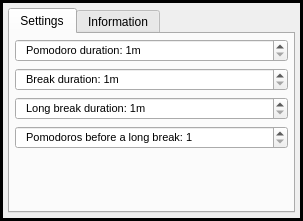
<?xml version="1.0" encoding="UTF-8"?>
<ui version="4.0">
 <class>pomodoro</class>
 <widget class="QDialog" name="pomodoro">
  <property name="geometry">
   <rect>
    <x>0</x>
    <y>0</y>
    <width>303</width>
    <height>221</height>
   </rect>
  </property>
  <property name="windowTitle">
   <string>Dialog</string>
  </property>
  <layout class="QGridLayout" name="gridLayout">
   <property name="leftMargin">
    <number>0</number>
   </property>
   <property name="topMargin">
    <number>0</number>
   </property>
   <property name="rightMargin">
    <number>0</number>
   </property>
   <property name="bottomMargin">
    <number>0</number>
   </property>
   <property name="spacing">
    <number>0</number>
   </property>
   <item row="0" column="0">
    <widget class="QFrame" name="frame">
     <property name="frameShape">
      <enum>QFrame::Box</enum>
     </property>
     <property name="frameShadow">
      <enum>QFrame::Plain</enum>
     </property>
     <property name="lineWidth">
      <number>3</number>
     </property>
     <layout class="QGridLayout" name="gridLayout_2">
      <property name="leftMargin">
       <number>5</number>
      </property>
      <property name="topMargin">
       <number>5</number>
      </property>
      <property name="rightMargin">
       <number>5</number>
      </property>
      <property name="bottomMargin">
       <number>5</number>
      </property>
      <property name="spacing">
       <number>0</number>
      </property>
      <item row="0" column="0">
       <widget class="QTabWidget" name="tabWidget">
        <property name="tabShape">
         <enum>QTabWidget::Rounded</enum>
        </property>
        <property name="currentIndex">
         <number>0</number>
        </property>
        <widget class="QWidget" name="settingsTab">
         <attribute name="title">
          <string>Settings</string>
         </attribute>
         <layout class="QVBoxLayout" name="verticalLayout_2">
          <property name="leftMargin">
           <number>5</number>
          </property>
          <property name="topMargin">
           <number>5</number>
          </property>
          <property name="rightMargin">
           <number>5</number>
          </property>
          <property name="bottomMargin">
           <number>5</number>
          </property>
          <item>
           <widget class="QSpinBox" name="pomodoroDurationBox">
            <property name="font">
             <font>
              <pointsize>8</pointsize>
             </font>
            </property>
            <property name="suffix">
             <string>m</string>
            </property>
            <property name="prefix">
             <string>  Pomodoro duration: </string>
            </property>
            <property name="minimum">
             <number>1</number>
            </property>
            <property name="maximum">
             <number>60</number>
            </property>
           </widget>
          </item>
          <item>
           <widget class="QSpinBox" name="breakDurationBox">
            <property name="font">
             <font>
              <pointsize>8</pointsize>
             </font>
            </property>
            <property name="suffix">
             <string>m</string>
            </property>
            <property name="prefix">
             <string>  Break duration: </string>
            </property>
            <property name="minimum">
             <number>1</number>
            </property>
            <property name="maximum">
             <number>60</number>
            </property>
           </widget>
          </item>
          <item>
           <widget class="QSpinBox" name="longBreakDurationBox">
            <property name="font">
             <font>
              <pointsize>8</pointsize>
             </font>
            </property>
            <property name="suffix">
             <string>m</string>
            </property>
            <property name="prefix">
             <string>  Long break duration: </string>
            </property>
            <property name="minimum">
             <number>1</number>
            </property>
            <property name="maximum">
             <number>60</number>
            </property>
           </widget>
          </item>
          <item>
           <widget class="QSpinBox" name="xBeforeBreakBox">
            <property name="font">
             <font>
              <pointsize>8</pointsize>
             </font>
            </property>
            <property name="suffix">
             <string/>
            </property>
            <property name="prefix">
             <string>  Pomodoros before a long break: </string>
            </property>
            <property name="minimum">
             <number>1</number>
            </property>
            <property name="maximum">
             <number>100</number>
            </property>
           </widget>
          </item>
          <item>
           <spacer name="verticalSpacer">
            <property name="orientation">
             <enum>Qt::Vertical</enum>
            </property>
            <property name="sizeHint" stdset="0">
             <size>
              <width>20</width>
              <height>40</height>
             </size>
            </property>
           </spacer>
          </item>
         </layout>
        </widget>
        <widget class="QWidget" name="infoTab">
         <attribute name="title">
          <string>Information</string>
         </attribute>
         <layout class="QVBoxLayout" name="verticalLayout_3">
          <property name="leftMargin">
           <number>5</number>
          </property>
          <property name="topMargin">
           <number>5</number>
          </property>
          <property name="rightMargin">
           <number>5</number>
          </property>
          <property name="bottomMargin">
           <number>5</number>
          </property>
          <item>
           <widget class="QCheckBox" name="enableBox">
            <property name="text">
             <string>Enable pomodoro timer</string>
            </property>
           </widget>
          </item>
          <item>
           <layout class="QHBoxLayout" name="horizontalLayout">
            <item>
             <widget class="QLabel" name="statusLabel">
              <property name="sizePolicy">
               <sizepolicy hsizetype="Preferred" vsizetype="Fixed">
                <horstretch>0</horstretch>
                <verstretch>0</verstretch>
               </sizepolicy>
              </property>
              <property name="text">
               <string>OFF</string>
              </property>
              <property name="alignment">
               <set>Qt::AlignCenter</set>
              </property>
              <property name="wordWrap">
               <bool>true</bool>
              </property>
             </widget>
            </item>
            <item>
             <spacer name="horizontalSpacer">
              <property name="orientation">
               <enum>Qt::Horizontal</enum>
              </property>
              <property name="sizeHint" stdset="0">
               <size>
                <width>40</width>
                <height>20</height>
               </size>
              </property>
             </spacer>
            </item>
            <item>
             <widget class="QLabel" name="breakLabel">
              <property name="sizePolicy">
               <sizepolicy hsizetype="Preferred" vsizetype="Fixed">
                <horstretch>0</horstretch>
                <verstretch>0</verstretch>
               </sizepolicy>
              </property>
              <property name="text">
               <string/>
              </property>
             </widget>
            </item>
           </layout>
          </item>
          <item>
           <widget class="QLCDNumber" name="lcdNumber">
            <property name="sizePolicy">
             <sizepolicy hsizetype="Preferred" vsizetype="Expanding">
              <horstretch>0</horstretch>
              <verstretch>0</verstretch>
             </sizepolicy>
            </property>
            <property name="frameShadow">
             <enum>QFrame::Plain</enum>
            </property>
            <property name="lineWidth">
             <number>0</number>
            </property>
            <property name="smallDecimalPoint">
             <bool>false</bool>
            </property>
            <property name="digitCount">
             <number>5</number>
            </property>
            <property name="segmentStyle">
             <enum>QLCDNumber::Flat</enum>
            </property>
           </widget>
          </item>
          <item>
           <spacer name="verticalSpacer_2">
            <property name="orientation">
             <enum>Qt::Vertical</enum>
            </property>
            <property name="sizeType">
             <enum>QSizePolicy::MinimumExpanding</enum>
            </property>
            <property name="sizeHint" stdset="0">
             <size>
              <width>0</width>
              <height>0</height>
             </size>
            </property>
           </spacer>
          </item>
         </layout>
        </widget>
       </widget>
      </item>
     </layout>
    </widget>
   </item>
  </layout>
 </widget>
 <resources/>
 <connections/>
</ui>
